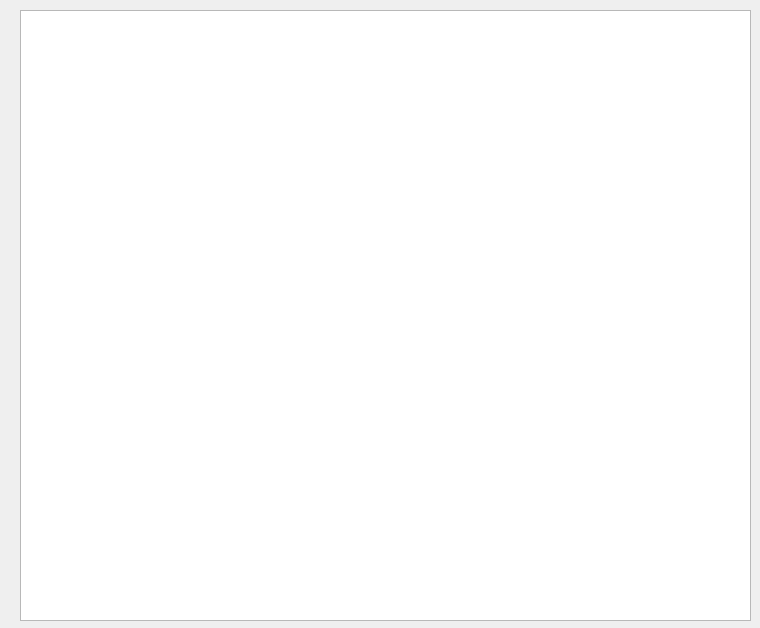
<?xml version="1.0" encoding="UTF-8"?>
<ui version="4.0">
 <class>Form</class>
 <widget class="QWidget" name="Form">
  <property name="geometry">
   <rect>
    <x>0</x>
    <y>0</y>
    <width>760</width>
    <height>628</height>
   </rect>
  </property>
  <property name="windowTitle">
   <string>Form</string>
  </property>
  <widget class="QTextBrowser" name="textBrowser">
   <property name="geometry">
    <rect>
     <x>20</x>
     <y>10</y>
     <width>731</width>
     <height>611</height>
    </rect>
   </property>
   <property name="font">
    <font>
     <pointsize>14</pointsize>
    </font>
   </property>
   <property name="verticalScrollBarPolicy">
    <enum>Qt::ScrollBarAlwaysOff</enum>
   </property>
   <property name="horizontalScrollBarPolicy">
    <enum>Qt::ScrollBarAlwaysOff</enum>
   </property>
  </widget>
 </widget>
 <resources/>
 <connections/>
</ui>
